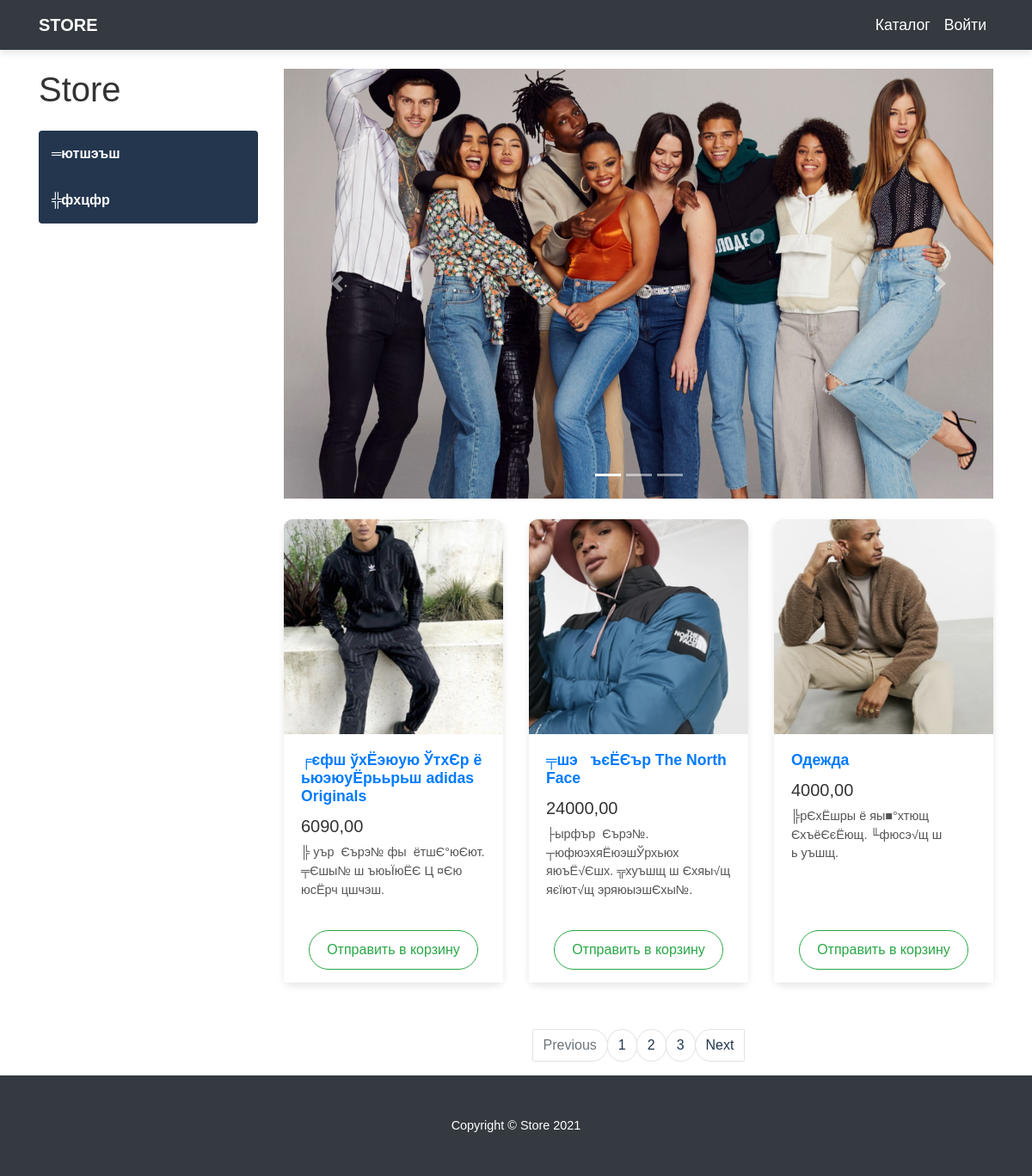
Before: /products/ with the older database file.
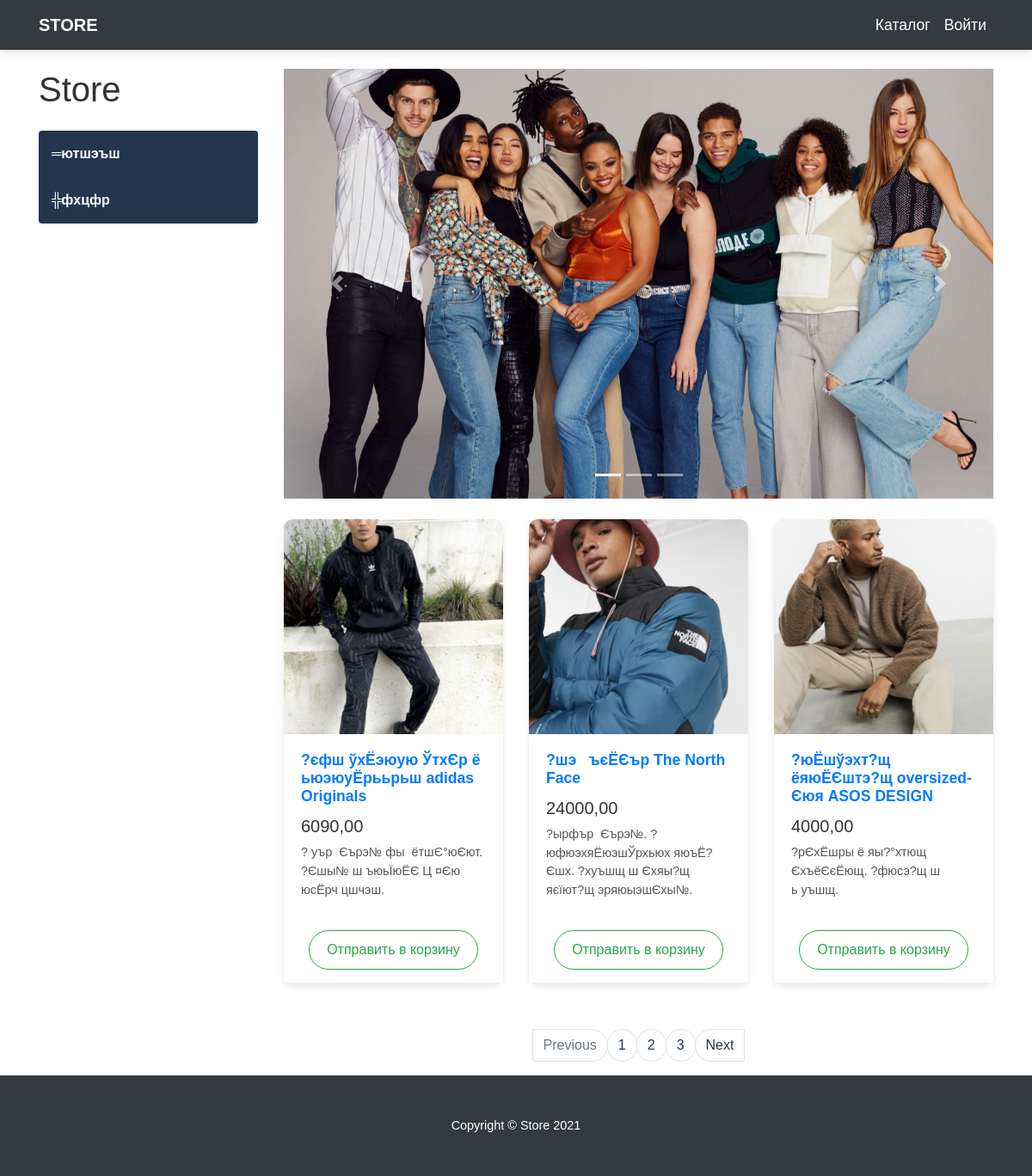
After: the same page with the newer database file.
### products/models.py (models this page shows, shortened)
class ProductCategory(models.Model):
    name = models.CharField(max_length=64, unique=True)
    description = models.TextField(blank=True)

class Product(models.Model):
    name = models.CharField(max_length=64)
    image = models.ImageField(upload_to='products_images', blank=True)
    description = models.TextField(blank=True)
    short_description = models.CharField(max_length=64, blank=True)
    price = models.DecimalField(max_digits=8, decimal_places=2)
    quantity = models.PositiveIntegerField(default=0)
    category = models.ForeignKey(ProductCategory, on_delete=models.CASCADE)

### products/views.py (the view)
# urls.py: path('', products, name='index'),
def products(request):
    context = {
        "title": "каталог",
        "categories": ProductCategory.objects.all(),
        "products": Product.objects.all(),
    }
    return render(request, "products/products.html", context)

### products/templates/products/products.html (shortened to what this page needs)
{% extends 'products/base.html' %}
{% load static %}
{% block css %}
    <link href="{% static 'css/products.css'  %}" rel="stylesheet">
{% endblock %}
{% block context %}
    <div class="container">
    <div class="row">
        <div class="col-lg-3">
            <h1 class="my-4">Store</h1>
            <div class="list-group">
                {% for category in categories %}
                    <a href="#" class="list-group-item">{{ category.name }}</a>
                {% endfor %}
            </div>
        </div>
        <div class="col-lg-9">
            <div id="carouselExampleIndicators" class="carousel slide my-4" data-ride="carousel">
                <ol class="carousel-indicators">
                    <li data-target="#carouselExampleIndicators" data-slide-to="0" class="active"></li>
                    <li data-target="#carouselExampleIndicators" data-slide-to="1"></li>
                    <li data-target="#carouselExampleIndicators" data-slide-to="2"></li>
                </ol>
                <div class="carousel-inner" role="listbox">
                    <div class="carousel-item active">
                        <img class="d-block img-fluid" src="static/vendor/img/slides/slide-1.jpg" alt="First slide">
                    </div>
                </div>
                <a class="carousel-control-prev" href="#carouselExampleIndicators" role="button" data-slide="prev">
                    <span class="carousel-control-prev-icon" aria-hidden="true"></span>
                </a>
                <a class="carousel-control-next" href="#carouselExampleIndicators" role="button" data-slide="next">
                    <span class="carousel-control-next-icon" aria-hidden="true"></span>
                </a>
            </div>
            <div class="row">
                {% for product in products %}
                    <div class="col-lg-4 col-md-6 mb-4">
                        <div class="card h-100">
                            <a href="#">
                                <img class="card-img-top"
                                     src="media/{{ product.image }}"
                                     alt="">
                            </a>
                            <div class="card-body">
                                <h4 class="card-title">
                                    <a href="#">{{ product.name }}</a>
                                </h4>
                                <h5>{{ product.price }}</h5>
                                <p class="card-text">{{ product.description }}</p>
                            </div>
                            <div class="card-footer text-center">
                                <a href="{% url 'products:basket_add' product.id %}">
                                    <button type="button" class="btn btn-outline-success">Отправить в корзину</button>
                                </a>
                            </div>
                        </div>
                    </div>
                {% endfor %}
            </div>
            <nav aria-label="Page navigation example">
                <ul class="pagination justify-content-center">
                    <li class="page-item disabled">
                        <a class="page-link" href="#" tabindex="-1" aria-disabled="true">Previous</a>
                    </li>
                    <li class="page-item"><a class="page-link" href="#">1</a></li>
                    <li class="page-item"><a class="page-link" href="#">2</a></li>
                    <li class="page-item"><a class="page-link" href="#">3</a></li>
                    <li class="page-item">
                        <a class="page-link" href="#">Next</a>
                    </li>
                </ul>
            </nav>
        </div>
    </div>
</div>
{% endblock %}
{% block footer %}
    <footer class="py-5 bg-dark">
        <div class="container">
            <p class="m-0 text-center text-white">Copyright &copy; Store 2021</p>
        </div>
    </footer>
{% endblock %}

### products/templates/products/base.html (shortened to what this page needs)
{% load static %}
<!DOCTYPE html>
<html lang="en">
<head>
    <link href="{% static 'vendor/bootstrap/css/bootstrap.min.css' %}" rel="stylesheet">
    {% block css %} {% endblock %}
</head>
<body>
<nav class="navbar navbar-expand-lg navbar-dark bg-dark fixed-top">
    <div class="container">
        <a class="navbar-brand" href="{% url 'index' %}">Store</a>
        <div class="collapse navbar-collapse" id="navbarResponsive">
            <ul class="navbar-nav ml-auto">
                <li class="nav-item">
                    <a class="nav-link" href="{% url 'products:index' %}">Каталог  </a>
                </li>
                {% if user.is_authenticated %}
                    <li class="nav-item">
                        <a class="nav-link" href="{% url 'users:profile' %}">{{ user.username }}
                            <i class="fas fa-user-circle"></i>
                        </a>
                    </li>
                    <li class="nav-item">
                        <a class="nav-link" href="{% url 'users:logout' %}">Выйти <i class="fas fa-sign-in-alt"></i></a>
                    </li>
                {% else %}
                    <li class="nav-item">
                        <a class="nav-link" href="{% url 'users:login' %}">Войти </a>
                    </li>
                {% endif %}
            </ul>
        </div>
    </div>
</nav>
{% block context %}{% endblock %}
{% block footer %}{% endblock %}
</body>
</html>

### static/css/products.css (style rules this page uses)
body { background: linear-gradient(white 100%, #f0f0f0 50%) no-repeat; background-size: cover; font-family: 'Arial', sans-serif; padding-top: 56px; color: #333; }
.navbar { background-color: #23364e; box-shadow: 0 4px 8px rgba(0, 0, 0, 0.1); }
.navbar-brand { font-weight: bold; color: white !important; text-transform: uppercase; }
.nav-link { color: white !important; font-size: 1.1rem; }
.list-group-item { background-color: #23364e; color: white; border: none; padding: 15px; font-weight: bold; transition: background-color 0.3s, color 0.3s; }
.card { border: none; box-shadow: 0 4px 8px rgba(0, 0, 0, 0.1); transition: all 0.3s ease; border-radius: 10px; }
.card-img-top { height: 250px; object-fit: cover; border-top-left-radius: 10px; border-top-right-radius: 10px; }
.card-body { padding: 20px; }
.card-title { font-size: 1.1rem; font-weight: bold; color: #23364e; }
.card-text { color: #555; font-size: 0.9rem; }
.card-footer { background-color: #fff; border-top: none; text-align: center; padding: 15px; }
.card-footer .btn { border-radius: 50px; padding: 10px 20px; transition: background-color 0.3s, border-color 0.3s; }
.btn-outline-success { color: #28a745; border-color: #28a745; }
.carousel-item img { height: 500px; object-fit: cover; }
.pagination { margin-top: 30px; }
.page-item .page-link { color: #23364e; border-radius: 50px; }
footer { background-color: #23364e; padding: 20px 0; color: white; text-align: center; font-size: 0.9rem; }

Changed rows visible on the page:
changed Product: name "╒єфш ўхЁэюую ЎтхЄр ё ьюэюуЁрььрьш adidas Originals" → "?єфш ўхЁэюую ЎтхЄр ё ьюэюуЁрььрьш adidas Originals"; description "╠ уър Єърэ№ фы ётшЄ°юЄют. ╤Єшы№ ш ъюьЇюЁЄ Ц ¤Єю юсЁрч цшчэш." → "? уър Єърэ№ фы ётшЄ°юЄют. ?Єшы№ ш ъюьЇюЁЄ Ц ¤Єю юсЁрч цшчэш."
changed Product: name "╤шэ ъєЁЄър The North Face" → "?шэ ъєЁЄър The North Face"; description "├ырфър Єърэ№. ┬юфюэхяЁюэшЎрхьюх яюъЁ√Єшх. ╦хуъшщ ш Єхяы√щ яєїют√щ эряюыэшЄхы№." → "?ырфър Єърэ№. ?юфюэхяЁюэшЎрхьюх яюъЁ?Єшх. ?хуъшщ ш Єхяы?щ яєїют?щ эряюыэшЄхы№."
changed Product: name "Одежда" → "?юЁшўэхт?щ ёяюЁЄштэ?щ oversized-Єюя ASOS DESIGN"; description "╠рЄхЁшры ё яы■°хтющ ЄхъёЄєЁющ. ╙фюсэ√щ ш ь уъшщ." → "?рЄхЁшры ё яы?°хтющ ЄхъёЄєЁющ. ?фюсэ?щ ш ь уъшщ."
